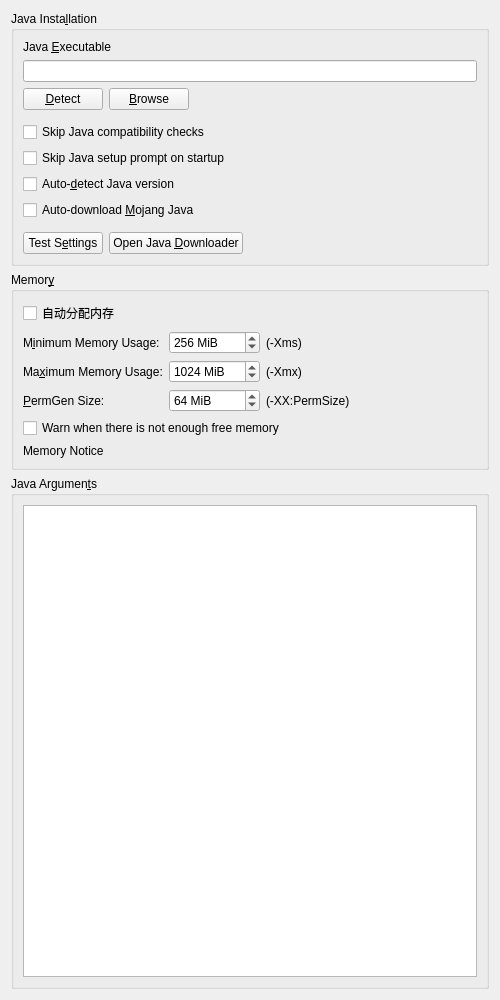
<?xml version="1.0" encoding="UTF-8"?>
<ui version="4.0">
 <class>JavaSettingsWidget</class>
 <widget class="QWidget" name="JavaSettingsWidget">
  <property name="geometry">
   <rect>
    <x>0</x>
    <y>0</y>
    <width>500</width>
    <height>1000</height>
   </rect>
  </property>
  <property name="windowTitle">
   <string>Form</string>
  </property>
  <layout class="QVBoxLayout" name="verticalLayout" stretch="0,0,1">
   <item>
    <widget class="QGroupBox" name="javaInstallationGroupBox">
     <property name="enabled">
      <bool>true</bool>
     </property>
     <property name="title">
      <string>Java Insta&amp;llation</string>
     </property>
     <property name="checkable">
      <bool>false</bool>
     </property>
     <property name="checked">
      <bool>false</bool>
     </property>
     <layout class="QGridLayout" name="gridLayout_2">
      <item row="7" column="0">
       <widget class="QCheckBox" name="autodetectJavaCheckBox">
        <property name="text">
         <string>Auto-&amp;detect Java version</string>
        </property>
       </widget>
      </item>
      <item row="2" column="0">
       <layout class="QHBoxLayout" name="horizontalLayout">
        <item>
         <widget class="QPushButton" name="javaDetectBtn">
          <property name="text">
           <string>&amp;Detect</string>
          </property>
         </widget>
        </item>
        <item>
         <widget class="QPushButton" name="javaBrowseBtn">
          <property name="text">
           <string>&amp;Browse</string>
          </property>
         </widget>
        </item>
        <item>
         <spacer name="horizontalSpacer">
          <property name="orientation">
           <enum>Qt::Orientation::Horizontal</enum>
          </property>
          <property name="sizeHint" stdset="0">
           <size>
            <width>40</width>
            <height>20</height>
           </size>
          </property>
         </spacer>
        </item>
       </layout>
      </item>
      <item row="10" column="0">
       <layout class="QHBoxLayout" name="horizontalLayout_4">
        <item>
         <widget class="QPushButton" name="javaTestBtn">
          <property name="text">
           <string>Test S&amp;ettings</string>
          </property>
         </widget>
        </item>
        <item>
         <widget class="QPushButton" name="javaDownloadBtn">
          <property name="text">
           <string>Open Java &amp;Downloader</string>
          </property>
         </widget>
        </item>
        <item>
         <spacer name="horizontalSpacer_7">
          <property name="orientation">
           <enum>Qt::Orientation::Horizontal</enum>
          </property>
          <property name="sizeHint" stdset="0">
           <size>
            <width>0</width>
            <height>0</height>
           </size>
          </property>
         </spacer>
        </item>
       </layout>
      </item>
      <item row="9" column="0">
       <spacer name="verticalSpacer_4">
        <property name="orientation">
         <enum>Qt::Orientation::Vertical</enum>
        </property>
        <property name="sizeType">
         <enum>QSizePolicy::Policy::Fixed</enum>
        </property>
        <property name="sizeHint" stdset="0">
         <size>
          <width>0</width>
          <height>6</height>
         </size>
        </property>
       </spacer>
      </item>
      <item row="8" column="0">
       <widget class="QCheckBox" name="autodownloadJavaCheckBox">
        <property name="toolTip">
         <string>Automatically downloads and selects the Java build recommended by Mojang.</string>
        </property>
        <property name="text">
         <string>Auto-download &amp;Mojang Java</string>
        </property>
       </widget>
      </item>
      <item row="4" column="0">
       <widget class="QCheckBox" name="skipCompatibilityCheckBox">
        <property name="toolTip">
         <string>If enabled, the launcher will not check if an instance is compatible with the selected Java version.</string>
        </property>
        <property name="text">
         <string>Skip Java compatibility checks</string>
        </property>
       </widget>
      </item>
      <item row="1" column="0">
       <widget class="QLineEdit" name="javaPathTextBox"/>
      </item>
      <item row="0" column="0">
       <widget class="QLabel" name="label_4">
        <property name="text">
         <string>Java &amp;Executable</string>
        </property>
        <property name="buddy">
         <cstring>javaPathTextBox</cstring>
        </property>
       </widget>
      </item>
      <item row="5" column="0">
       <widget class="QCheckBox" name="skipWizardCheckBox">
        <property name="toolTip">
         <string>If enabled, the launcher won't prompt you to choose a Java version if one is not found on startup.</string>
        </property>
        <property name="text">
         <string>Skip Java setup prompt on startup</string>
        </property>
       </widget>
      </item>
      <item row="3" column="0">
       <spacer name="verticalSpacer_5">
        <property name="orientation">
         <enum>Qt::Orientation::Vertical</enum>
        </property>
        <property name="sizeType">
         <enum>QSizePolicy::Policy::Fixed</enum>
        </property>
        <property name="sizeHint" stdset="0">
         <size>
          <width>0</width>
          <height>6</height>
         </size>
        </property>
       </spacer>
      </item>
     </layout>
    </widget>
   </item>
   <item>
    <widget class="QGroupBox" name="memoryGroupBox">
     <property name="enabled">
      <bool>true</bool>
     </property>
     <property name="title">
      <string>Memor&amp;y</string>
     </property>
     <property name="checkable">
      <bool>false</bool>
     </property>
     <property name="checked">
      <bool>false</bool>
     </property>
     <layout class="QVBoxLayout" name="verticalLayout_2">
      <item>
       <widget class="QCheckBox" name="automaticMemoryCheckBox">
        <property name="text">
         <string>自动分配内存</string>
        </property>
       </widget>
      </item>
      <item>
       <layout class="QFormLayout" name="formLayout">
        <property name="labelAlignment">
         <set>Qt::AlignmentFlag::AlignLeading|Qt::AlignmentFlag::AlignLeft|Qt::AlignmentFlag::AlignVCenter</set>
        </property>
        <item row="0" column="0">
         <widget class="QLabel" name="labelMinMem">
          <property name="text">
           <string>M&amp;inimum Memory Usage:</string>
          </property>
          <property name="buddy">
           <cstring>minMemSpinBox</cstring>
          </property>
         </widget>
        </item>
        <item row="0" column="1">
         <layout class="QHBoxLayout" name="horizontalLayout_3">
          <item>
           <widget class="QSpinBox" name="minMemSpinBox">
            <property name="sizePolicy">
             <sizepolicy hsizetype="Maximum" vsizetype="Fixed">
              <horstretch>0</horstretch>
              <verstretch>0</verstretch>
             </sizepolicy>
            </property>
            <property name="toolTip">
             <string>The amount of memory Minecraft is started with.</string>
            </property>
            <property name="suffix">
             <string notr="true"> MiB</string>
            </property>
            <property name="minimum">
             <number>8</number>
            </property>
            <property name="maximum">
             <number>1048576</number>
            </property>
            <property name="singleStep">
             <number>128</number>
            </property>
            <property name="value">
             <number>256</number>
            </property>
           </widget>
          </item>
          <item>
           <widget class="QLabel" name="label">
            <property name="text">
             <string>(-Xms)</string>
            </property>
           </widget>
          </item>
         </layout>
        </item>
        <item row="1" column="0">
         <widget class="QLabel" name="labelMaxMem">
          <property name="text">
           <string>Ma&amp;ximum Memory Usage:</string>
          </property>
          <property name="buddy">
           <cstring>maxMemSpinBox</cstring>
          </property>
         </widget>
        </item>
        <item row="1" column="1">
         <layout class="QHBoxLayout" name="horizontalLayout_5">
          <item>
           <widget class="QSpinBox" name="maxMemSpinBox">
            <property name="sizePolicy">
             <sizepolicy hsizetype="Maximum" vsizetype="Fixed">
              <horstretch>0</horstretch>
              <verstretch>0</verstretch>
             </sizepolicy>
            </property>
            <property name="toolTip">
             <string>The maximum amount of memory Minecraft is allowed to use.</string>
            </property>
            <property name="suffix">
             <string notr="true"> MiB</string>
            </property>
            <property name="minimum">
             <number>8</number>
            </property>
            <property name="maximum">
             <number>1048576</number>
            </property>
            <property name="singleStep">
             <number>128</number>
            </property>
            <property name="value">
             <number>1024</number>
            </property>
           </widget>
          </item>
          <item>
           <widget class="QLabel" name="label_2">
            <property name="text">
             <string>(-Xmx)</string>
            </property>
           </widget>
          </item>
         </layout>
        </item>
        <item row="2" column="0">
         <widget class="QLabel" name="label_11">
          <property name="text">
           <string>&amp;PermGen Size:</string>
          </property>
          <property name="buddy">
           <cstring>permGenSpinBox</cstring>
          </property>
         </widget>
        </item>
        <item row="2" column="1">
         <layout class="QHBoxLayout" name="horizontalLayout_6">
          <item>
           <widget class="QSpinBox" name="permGenSpinBox">
            <property name="sizePolicy">
             <sizepolicy hsizetype="Maximum" vsizetype="Fixed">
              <horstretch>0</horstretch>
              <verstretch>0</verstretch>
             </sizepolicy>
            </property>
            <property name="toolTip">
             <string>The amount of memory available to store loaded Java classes.</string>
            </property>
            <property name="suffix">
             <string notr="true"> MiB</string>
            </property>
            <property name="minimum">
             <number>4</number>
            </property>
            <property name="maximum">
             <number>1048576</number>
            </property>
            <property name="singleStep">
             <number>8</number>
            </property>
            <property name="value">
             <number>64</number>
            </property>
           </widget>
          </item>
          <item>
           <widget class="QLabel" name="label_3">
            <property name="text">
             <string>(-XX:PermSize)</string>
            </property>
           </widget>
          </item>
         </layout>
        </item>
       </layout>
      </item>
      <item>
       <widget class="QCheckBox" name="lowMemWarningCheckBox">
        <property name="text">
         <string>Warn when there is not enough free memory</string>
        </property>
       </widget>
      </item>
      <item>
       <widget class="QLabel" name="labelMaxMemNotice">
        <property name="text">
         <string>Memory Notice</string>
        </property>
       </widget>
      </item>
     </layout>
    </widget>
   </item>
   <item>
    <widget class="QGroupBox" name="javaArgumentsGroupBox">
     <property name="enabled">
      <bool>true</bool>
     </property>
     <property name="title">
      <string>Java Argumen&amp;ts</string>
     </property>
     <property name="checkable">
      <bool>false</bool>
     </property>
     <property name="checked">
      <bool>false</bool>
     </property>
     <layout class="QGridLayout" name="gridLayout_6">
      <item row="1" column="1">
       <widget class="QPlainTextEdit" name="jvmArgsTextBox"/>
      </item>
     </layout>
    </widget>
   </item>
  </layout>
 </widget>
 <tabstops>
  <tabstop>javaPathTextBox</tabstop>
  <tabstop>javaDetectBtn</tabstop>
  <tabstop>javaBrowseBtn</tabstop>
  <tabstop>skipCompatibilityCheckBox</tabstop>
  <tabstop>skipWizardCheckBox</tabstop>
  <tabstop>autodetectJavaCheckBox</tabstop>
  <tabstop>autodownloadJavaCheckBox</tabstop>
  <tabstop>javaTestBtn</tabstop>
  <tabstop>javaDownloadBtn</tabstop>
  <tabstop>minMemSpinBox</tabstop>
  <tabstop>maxMemSpinBox</tabstop>
  <tabstop>permGenSpinBox</tabstop>
  <tabstop>lowMemWarningCheckBox</tabstop>
  <tabstop>jvmArgsTextBox</tabstop>
 </tabstops>
 <resources/>
 <connections/>
</ui>
